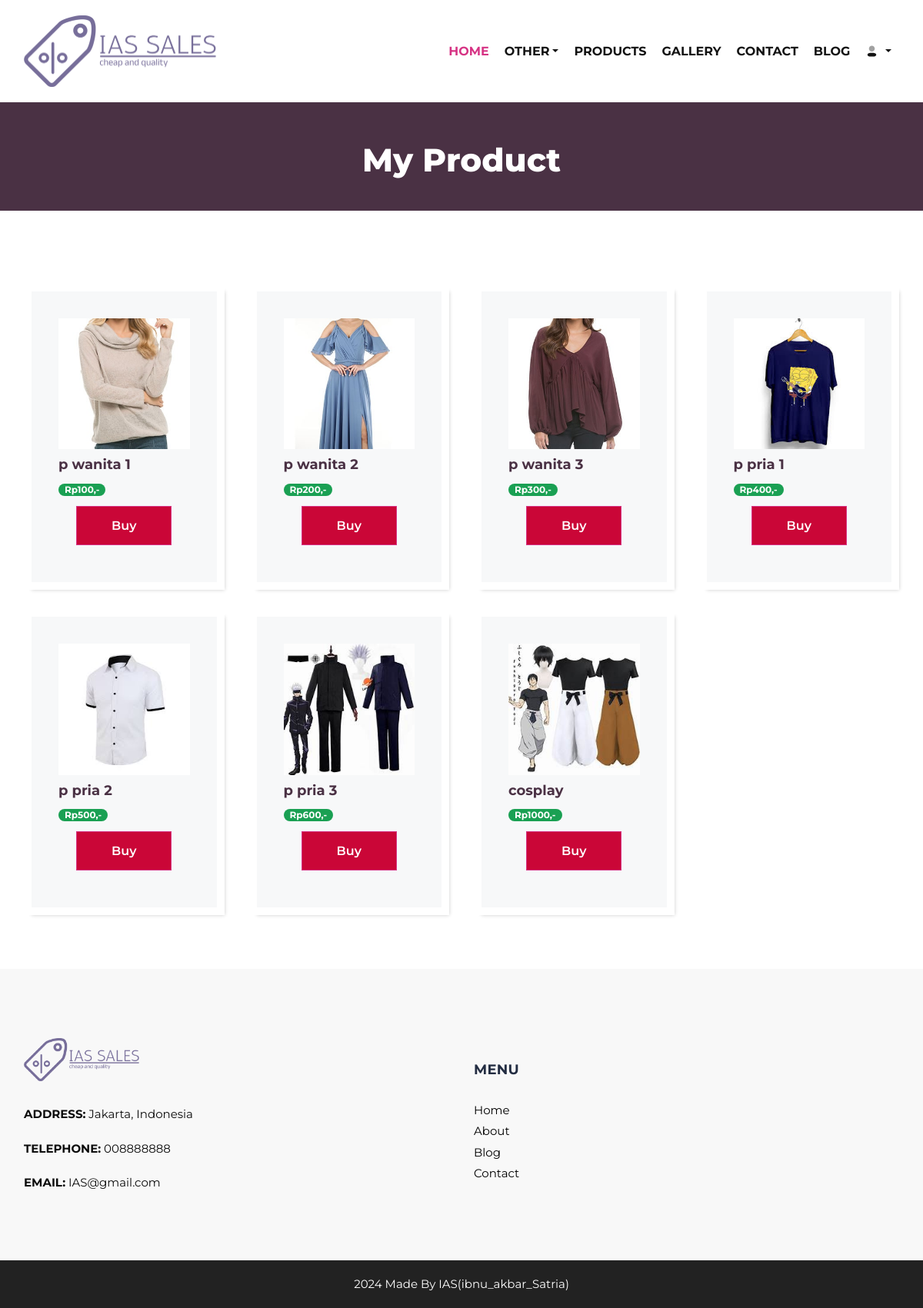
Screenshot of /member/shop with the database file from the repository.
### tables this page shows
CREATE TABLE `products` (
  `id` int(100) NOT NULL,
  `name` varchar(100) NOT NULL,
  `details` varchar(500) NOT NULL,
  `price` int(10) NOT NULL,
  `image_01` varchar(100) NOT NULL
);

### application/controllers/member.php (called while the page is built, shortened)
<?php
class member extends CI_Controller
{
    public function shop()
    {
        $data['user'] = $this->db->get_where('user', ['email' => $this->session->userdata('email')])->row_array();
        $this->load->model('model_product');
        $data['products'] = $this->model_product->get_product_data();
        $this->load->view('templates/member_header', $data);
        $this->load->view('templates/member_topbar', $data);
        $this->load->view('member/shop', $data);
        $this->load->view('templates/member_footer', $data);
    }
}

### index.php (called while the page is built, shortened)
<?php
require_once BASEPATH.'core/CodeIgniter.php';

### application/models/model_product.php (called while the page is built, shortened)
<?php
class Model_product extends CI_Model
{
    public function get_product_data()
    {
        return $this->db->get('products')->result_array();
    }
}

### application/views/member/shop.php (the view, shortened to what this page needs)
<section class="inner_page_head">
    <div class="container_fuild">
        <div class="row">
            <div class="col-md-12">
                <div class="full">
                    <h3>My Product
                    </h3>
                </div>
            </div>
        </div>
    </div>
</section>
<section id="product" class="product_section layout_padding">
    <div class="container">
        <div class="row md-4 ">
            <?php foreach ($products as $product) : ?>
                <div class="col-sm-6 col-md-4 col-lg-3">
                    <div class="box">
                        <div class="text-center mb-8">
                            <img src="<?= base_url('assets/images/' . $product['image_01']); ?>" class="img-fluid" style="max-width: 100%; height: auto;" alt="">
                        </div>
                        <div class="detail-box">
                            <h5>
                                <?= $product['name']; ?>
                            </h5>
                        </div>
                        <div class="detail-box">
                            <h6>
                                <span class="badge rounded-pill bg-success">Rp<?= $product['price']; ?>,-</span>
                            </h6>
                        </div>
                        <div class="options">
                            <form action="<?= base_url('OrderController/checkout'); ?>" method="POST">
                                <input type="submit" value="Buy" class="option2">
                            </form>
                        </div>
                    </div>
                </div>
            <?php endforeach; ?>
        </div>
    </div>
</section>

### assets/css/style.css (style rules this page uses)
* { box-sizing: border-box; }
body { font-family: "Montserrat", sans-serif; color: #0c0c0c; background-color: #ffffff; overflow-x: hidden; }
.layout_padding { padding: 70px 0; }
.product_section .box { position: relative; margin-top: 25px; padding: 35px 35px; background-color: #f7f8f9; -webkit-transition: all 0.3s; transition: all 0.3s; overflow: hidden; box-shadow: 5px 5px 5px -5px rgba(0, 0, 0, 0.2); border: solid #fff 10px; }
.product_section .box .detail-box { text-align: center; display: -webkit-box; display: -ms-flexbox; display: flex; -webkit-box-pack: justify; -ms-flex-pack: justify; justify-content: space-between; }
.product_section .box .detail-box h5 { font-size: 18px; margin-top: 10px; }
.product_section .box .detail-box h6 { margin-top: 10px; color: #003e0d; font-weight: 600; }
.product_section .options { display: -webkit-box; display: -ms-flexbox; display: flex; -webkit-box-orient: vertical; -webkit-box-direction: normal; -ms-flex-direction: column; flex-direction: column; -webkit-box-align: center; -ms-flex-align: center; align-items: center; }
.product_section .options form { display: inline-block; padding: 8px 15px; border-radius: 30px; width: 165px; text-align: center; -webkit-transition: all 0.3s; transition: all 0.3s; margin: 5px 0; }
.product_section .options .option2 { background-color: #ca0637; border: 1px solid #d63384; color: #ffffff; }
.detail-box h5 { font-size: 21px; font-weight: 700; color: #4a3144; }
.inner_page_head { background: #4a3144; text-align: center; color: #fff; padding-top: 50px; padding-bottom: 40px; }
.inner_page_head h3 { font-size: 42px; font-weight: 800; color: #fff; }
form input { background: #fff; border: solid #ccc 1px; padding: 15px 15px; width: 100%; font-size: 14px; margin-bottom: 20px; text-transform: capitalize; line-height: normal; }
form input[type="submit"] { border: none; padding: 15px 45px; width: auto; font-size: 16px; text-transform: capitalize; line-height: normal; margin: 0 auto; display: flex; background: #333; color: #fff; font-weight: 600; transition: ease all 0.1s; }

### assets/css/responsive.css (style rules this page uses)
@media (min-width: 1200px) { .container { max-width: 1170px; } }

### rows the page displays
products: image_01 (picture), name "p wanita 1", price "100"
products: image_01 (picture), name "p wanita 2", price "200"
products: image_01 (picture), name "p wanita 3", price "300"
products: image_01 (picture), name "p pria 1", price "400"
products: image_01 (picture), name "p pria 2", price "500"
products: image_01 (picture), name "p pria 3", price "600"
products: image_01 (picture), name "cosplay", price "1000"
